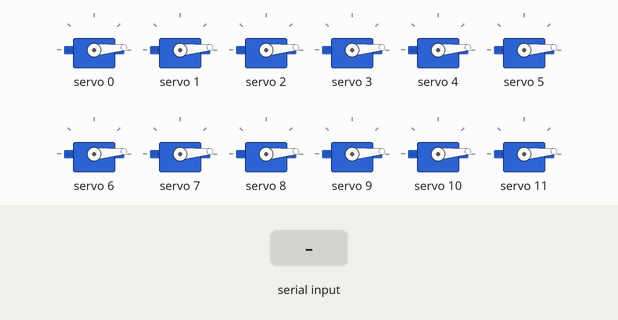
A sketch run on a simulated ESP8266 (NodeMCU). Shown: 12 × servo. Inputs (shaded band) come from the test bench. What the sketch prints to the serial monitor is not drawn.

Above: at 1.2 s.
1.3 s: "a 90\n" received over Serial
At 2.06 s:
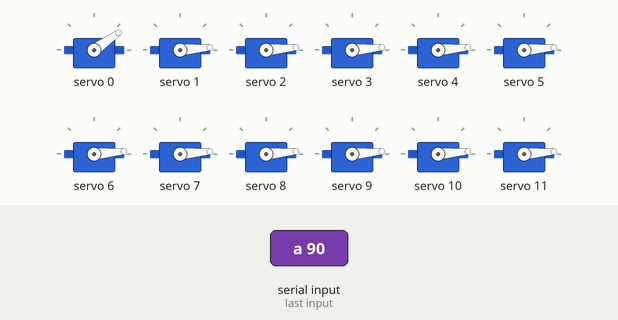
At 3.8 s:
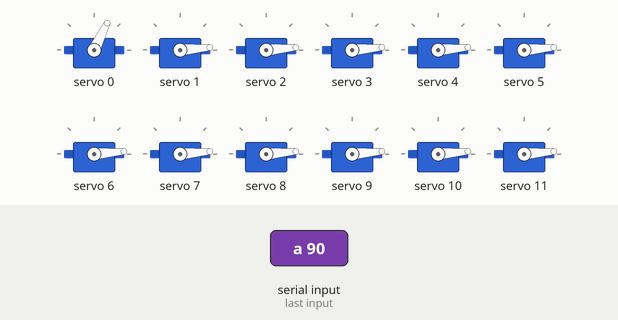
4.3 s: "test\n" received over Serial
At 9.6 s:
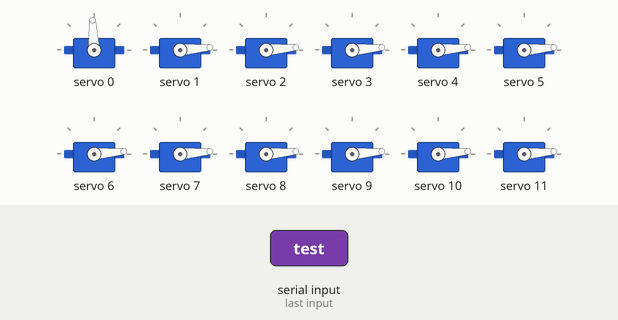
Timing chart, 0 to 11.1 s (numbered marks = the images above; inputs shaded):
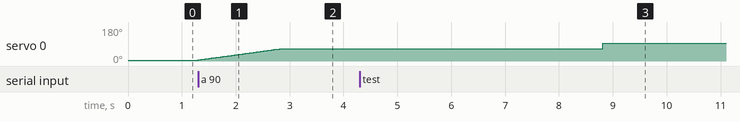

Measured:
- after the input at 1.3 s, servo 0: moves from 5° to 64° over 1.5 s, starting at once
- after the input at 4.3 s, servo 0: 64° → 93° after 4.5 s

The sketch:

hand1.2.ino
```cpp
#include <Wire.h>
#include <Adafruit_PWMServoDriver.h>

Adafruit_PWMServoDriver pwm(0x40);

// ====== TUNE THESE FOR YOUR SERVO MODEL ======
const int   SERVO_FREQ     = 50;     // 50 Hz for hobby servos
int         SERVO_MIN_US   = 600;    // pulse at 0°   (try 500–700)
int         SERVO_MAX_US   = 2400;   // pulse at max° (try 2300–2500)
int         SERVO_MAX_DEG  = 270;    // set 180 or 270 depending on servo
// =============================================

static float currentAngle[16];   // live (what we’re outputting now)
static float targetAngle[16];    // where we want to go
static float speedDps[16];       // degrees per second
int currentChannel = 0;

int clampi(int v, int lo, int hi) { return v < lo ? lo : (v > hi ? hi : v); }
float clampf(float v, float lo, float hi){ return v < lo ? lo : (v > hi ? hi : v); }

int angleToMicros(float angle) {
  angle = clampf(angle, 0, SERVO_MAX_DEG);
  long us = map((long)(angle * 1000), 0, SERVO_MAX_DEG * 1000L, SERVO_MIN_US, SERVO_MAX_US);
  return (int)us;
}

void writeAngle(uint8_t ch, float angle) {
  ch = clampi(ch, 0, 15);
  pwm.writeMicroseconds(ch, angleToMicros(angle));
}

void printHelp() {
  Serial.println();
  Serial.println(F("Commands:"));
  Serial.println(F("  h              : help"));
  Serial.println(F("  c <ch>         : select current channel (0-15)"));
  Serial.println(F("  a <angle>      : set target angle for current channel (0..SERVO_MAX_DEG)"));
  Serial.println(F("  s <speed>      : set speed for current channel (deg/sec, e.g. 60)"));
  Serial.println(F("  <ch> <angle>   : set target for a specific channel (keeps its speed)"));
  Serial.println(F("  test           : sweep current channel"));
  Serial.print (F("  Current ch: ")); Serial.println(currentChannel);
  Serial.print (F("  SERVO_MAX_DEG=")); Serial.println(SERVO_MAX_DEG);
  Serial.print (F("> "));
}

void setup() {
  Serial.begin(115200);
  while(!Serial){;}
  Serial.println(F("\n[PCA9685] Smooth ramp controller"));

  // If you’re on ESP32/ESP8266, set pins before begin:
  // Wire.begin(21,22); // ESP32
  // Wire.begin(4,5);   // ESP8266

  pwm.begin();
  pwm.setOscillatorFrequency(27000000); // helps some clones
  pwm.setPWMFreq(SERVO_FREQ);

  // Defaults
  for (int i=0;i<16;i++) {
    currentAngle[i] = 0;
    targetAngle[i]  = 0;
    speedDps[i]     = 60;  // 60°/s default speed
    writeAngle(i, currentAngle[i]);
  }
  printHelp();
}

unsigned long lastUpdateMs = 0;

void rampUpdate() {
  // Run at ~100 Hz
  unsigned long now = millis();
  if (now - lastUpdateMs < 10) return;
  float dt = (now - lastUpdateMs) / 1000.0f;
  lastUpdateMs = now;

  for (int ch=0; ch<16; ch++) {
    float cur = currentAngle[ch];
    float tgt = clampf(targetAngle[ch], 0, SERVO_MAX_DEG);
    float s   = speedDps[ch];
    if (s <= 0) continue;

    float step = s * dt;              // how many degrees to move this tick
    if (fabs(tgt - cur) <= step) {
      currentAngle[ch] = tgt;
    } else if (tgt > cur) {
      currentAngle[ch] = cur + step;
    } else {
      currentAngle[ch] = cur - step;
    }
    writeAngle(ch, currentAngle[ch]);
  }
}

void doTestSweep(int ch) {
  Serial.println(F("[TEST] Sweep current channel"));
  targetAngle[ch] = 0;    delay(1000);
  targetAngle[ch] = SERVO_MAX_DEG;    delay(2000);
  targetAngle[ch] = SERVO_MAX_DEG/2;  delay(1500);
  Serial.println(F("[TEST] Done."));
}

void loop() {
  rampUpdate();

  if (!Serial.available()) return;

  String line = Serial.readStringUntil('\n');
  line.trim();
  if (line.length()==0) { Serial.print("> "); return; }

  if (line == "h" || line == "H") { printHelp(); return; }
  if (line == "test") { doTestSweep(currentChannel); Serial.print("> "); return; }

  if (line.startsWith("c ")) {
    int ch; if (sscanf(line.c_str(), "c %d", &ch) == 1) {
      currentChannel = clampi(ch, 0, 15);
      Serial.print(F("Current channel = ")); Serial.println(currentChannel);
    }
    Serial.print("> "); return;
  }

  if (line.startsWith("a ")) {
    float ang; if (sscanf(line.c_str(), "a %f", &ang) == 1) {
      targetAngle[currentChannel] = clampf(ang, 0, SERVO_MAX_DEG);
      Serial.print(F("CH ")); Serial.print(currentChannel);
      Serial.print(F(" target -> ")); Serial.print(targetAngle[currentChannel]); Serial.println(F("°"));
    }
    Serial.print("> "); return;
  }

  if (line.startsWith("s ")) {
    float sp; if (sscanf(line.c_str(), "s %f", &sp) == 1) {
      speedDps[currentChannel] = (sp < 0) ? 0 : sp;
      Serial.print(F("CH ")); Serial.print(currentChannel);
      Serial.print(F(" speed -> ")); Serial.print(speedDps[currentChannel]); Serial.println(F(" °/s"));
    }
    Serial.print("> "); return;
  }

  // Try "<ch> <angle>"
  int ch, ang;
  if (sscanf(line.c_str(), "%d %d", &ch, &ang) == 2) {
    ch = clampi(ch, 0, 15);
    targetAngle[ch] = clampf((float)ang, 0, SERVO_MAX_DEG);
    Serial.print(F("CH ")); Serial.print(ch);
    Serial.print(F(" target -> ")); Serial.print(targetAngle[ch]); Serial.println(F("°"));
    Serial.print("> "); return;
  }

  Serial.println(F("[ERR] Unknown command. Type 'h' for help."));
  Serial.print("> ");
}
```
